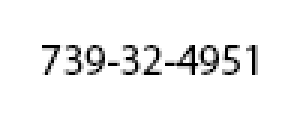
#> input picture 8-linsys/ssn.png, 100 x 40 px (shown 3 times larger)
$ python image-blur.py
#> lines starting #> are read from the running program, lines starting #| are printed output that depends on the picture

# coding: utf-8

# # Inverting image operations

# In[1]:


import numpy as np
import numpy.linalg as la
import matplotlib.pyplot as plt
get_ipython().magic('matplotlib inline')
import seaborn as sns
sns.set(font_scale=2)
plt.style.use('seaborn-whitegrid')

from scipy import sparse


# ## Import an image of a Social Security Number

# In[2]:


from PIL import Image
img = Image.open('ssn.png')
#> img is the input picture: PIL image 100x40 RGB; min 0, max 255, mean 241.7
xmat = (255 - np.asarray(img).max(axis=2))/255
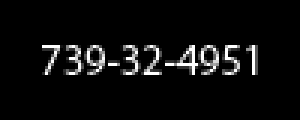
#> xmat: shape (40, 100) float64 (shown 3 times larger); min 0, max 1, mean 0.0521
print(xmat.shape)
#| (40, 100)
print(xmat.min(),xmat.max())
#| 0.0 1.0


# In[3]:


plt.imshow(xmat);


# ## "Vectorize" the image, creating the 1d array `x`

# In[4]:


x = xmat.flatten()
#> x = 4000 values, max 1 at index 1514, min 0 at index 0, mean 0.0521
x.shape


# ## Construct a "blur" matrix
# More about this blur matrix on a later MP...

# In[5]:


imat, jmat = np.meshgrid(np.arange(xmat.shape[0]), np.arange(xmat.shape[1]), indexing='ij')

ivec = np.atleast_2d(imat.flatten())
jvec = np.atleast_2d(jmat.flatten())

A = np.fmax(0, 1 - np.sqrt((ivec.T - ivec)**2 + (jvec.T - jvec)**2)/5)
A /= A.sum(axis=1)


# ## Compute b = A x

# In[6]:


b = A @ x
#> b = 4000 values, max 0.478 at index 1964, min 0 at index 0, mean 0.0521


# In[7]:


b2D=b.reshape(xmat.shape)
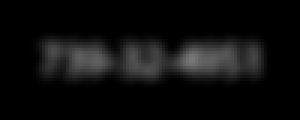
#> b2D: shape (40, 100) float64 (shown 3 times larger); min 0, max 0.478, mean 0.0521
plt.imshow(b2D)


# ## Assume we have the blurred image, solve for the unblurred one

# ### Let's first get the LU factorization

# In[9]:


import scipy.linalg as sla
P, L, U = sla.lu(A)
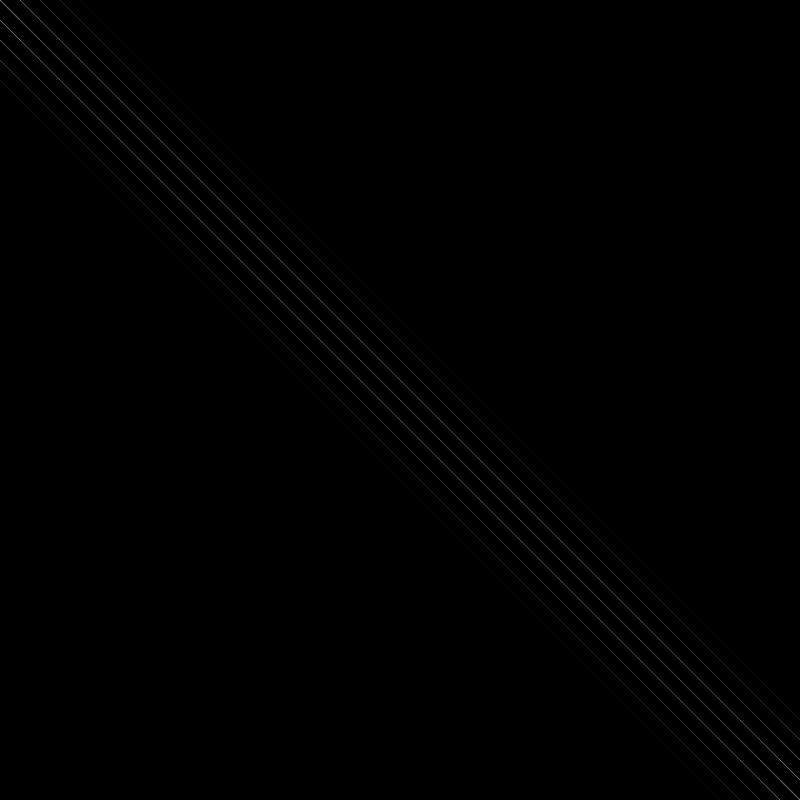
#> A: shape (4000, 4000) float64 (shown at 1/5 size); min 0, max 0.108, mean 0.00025; drawn with min black and max white


# ### What about "Solving"?
#
# If $Ax = P L U x = b$, then there are two steps:
# 1. $y \leftarrow \text{solve}\,\, L y = P^Tb$
# 2. $x \leftarrow \text{solve}\,\, U x = y$

# In[10]:


y = sla.solve_triangular(L, np.dot(P.T, b), lower=True)
#> y = 4000 values, max 1.66 at index 1300, min -1.22 at index 1338, mean 0.0068
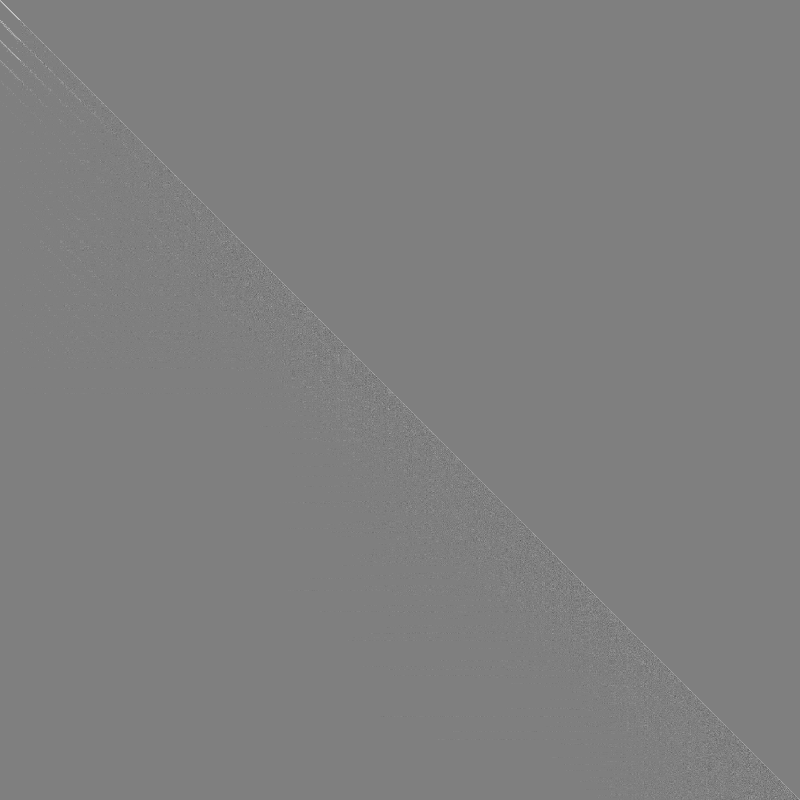
#> L: shape (4000, 4000) float64 (shown at 1/5 size); min -1, max 1, mean 0.000732; drawn with min black and max white
x_solve = sla.solve_triangular(U, y)
#> x_solve = 4000 values, max 1 at index 2064, min -4.72e-12 at index 2107, mean 0.0521

plt.imshow(x_solve.reshape(xmat.shape))


# ### Why not just `np.linalg.solve`?

# In[11]:


x_solve_2 = la.solve(A,b)
#> x_solve_2 = 4000 values, max 1 at index 1519, min -1.67e-12 at index 622, mean 0.0521
plt.imshow(x_solve_2.reshape(xmat.shape))


# Suppose you have many social security numbers to un-blur. You should factorize your blur matrix only once and then perform several triangular solves.
#
# Let's time:
#
# 1. solve including factorization
# 2. factorization
# 3. solve, given a factorization

# In[12]:


get_ipython().magic('timeit sla.solve(A, b)')


# In[13]:


get_ipython().magic('timeit P, L, U = sla.lu(A)')


# In[14]:


get_ipython().magic('timeit sla.solve_triangular(U, y)')


# # Let's take a look at the matrix format

# In[15]:


plt.figure()
plt.subplot(131)
plt.spy(A); plt.xticks([]); plt.yticks([]);

plt.subplot(132)
plt.spy(L); plt.xticks([]); plt.yticks([]);

plt.subplot(133)
plt.spy(U); plt.xticks([]); plt.yticks([]);


# In[16]:


A_csr = sparse.csr_matrix(A)


# In[17]:


get_ipython().magic('timeit sparse.linalg.spsolve(A_csr,b)')


# In[18]:


x_solve_3 = sparse.linalg.spsolve(A_csr,b)
#> x_solve_3 = 4000 values, max 1 at index 2271, min -3.4e-12 at index 3376, mean 0.0521
plt.imshow(x_solve_3.reshape(xmat.shape))


# # Now add some noise

# In[24]:


b_noisy = b + 1e-2 * np.random.rand(b.size)
#> b_noisy = 4000 values, max 0.484 at index 1964, min 7.24e-07 at index 3856, mean 0.0571

y = sla.solve_triangular(L, np.dot(P.T, b_noisy), lower=True)
#> y = 4000 values, max 1.65 at index 1300, min -1.28 at index 1338, mean 0.00618
x_solve = sla.solve_triangular(U, y)
#> x_solve = 4000 values, max 37.39 at index 2995, min -37.08 at index 2994, mean 0.0571

plt.imshow(x_solve.reshape(xmat.shape))
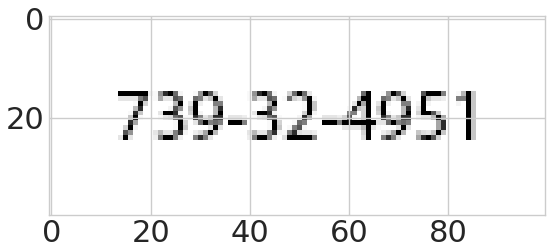
#> figure drawn by matplotlib, 1 panel
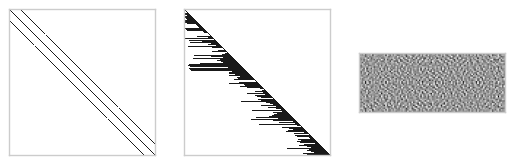
#> figure drawn by matplotlib, 3 panels
